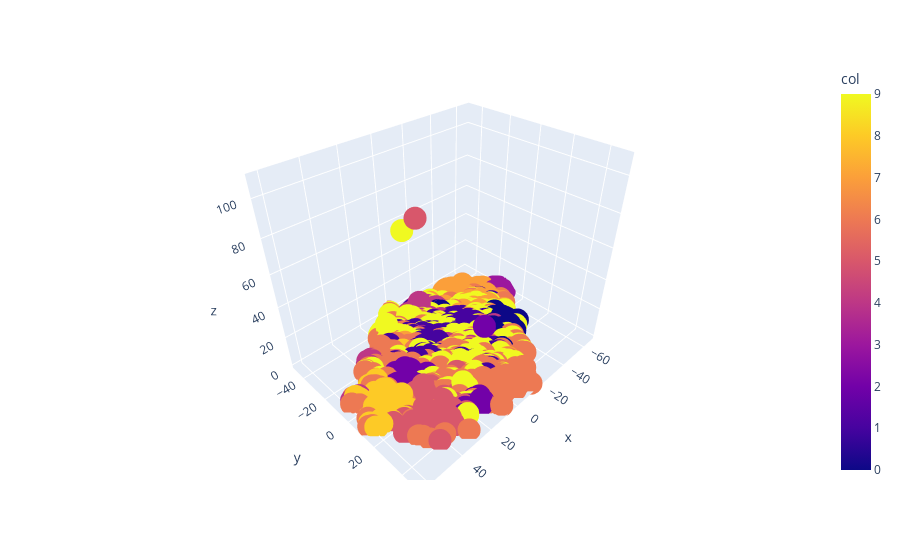

Notebook source saved alongside this figure:
### Code cell
embeds = np.concatenate(df_both['embeds'].to_numpy()).reshape(1425, 768)
twod, labels = cluster(embeds, df_both['seriesall'].to_numpy())
label_map = dict(zip(df_both['seriesall'][1:], labels[1:]))
plot_ploty_third_axis(twod[1:], df_both['total countall'][1:], df_both['seriesall'][1:].to_numpy(), label_map)

### Figure 1 — Plotly figure (JSON) as saved in the notebook; plotly's stock layout.template omitted (floating-point values rounded to 4 significant figures; data arrays with more than 128 entries replaced by an {"elided": "..."} marker saying what was removed)
{"data": [{"hovertemplate": "<b>%{hovertext}</b><br><br>x=%{x}<br>y=%{y}<br>z=%{z}<br>col=%{marker.color}<extra></extra>", "hovertext": {"elided": "1424 str values"}, "legendgroup": "", "marker": {"color": {"elided": "1424 int values"}, "coloraxis": "coloraxis", "symbol": "circle"}, "mode": "markers", "name": "", "scene": "scene", "showlegend": false, "type": "scatter3d", "x": {"elided": "1424 float values"}, "y": {"elided": "1424 float values"}, "z": {"elided": "1424 int values"}}], "layout": {"coloraxis": {"colorbar": {"title": {"text": "col"}}, "colorscale": [[0, "#0d0887"], [0.1111, "#46039f"], [0.2222, "#7201a8"], [0.3333, "#9c179e"], [0.4444, "#bd3786"], [0.5556, "#d8576b"], [0.6667, "#ed7953"], [0.7778, "#fb9f3a"], [0.8889, "#fdca26"], [1, "#f0f921"]]}, "legend": {"tracegroupgap": 0}, "margin": {"t": 60}, "scene": {"domain": {"x": [0, 1], "y": [0, 1]}, "xaxis": {"title": {"text": "x"}}, "yaxis": {"title": {"text": "y"}}, "zaxis": {"title": {"text": "z"}}}}}
